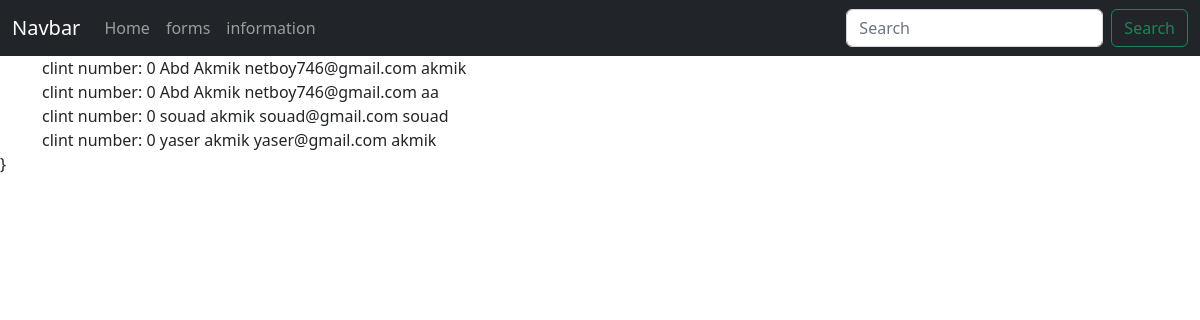
Screenshot of /information/ with the database file from the repository.
### akmik/models.py (models this page shows, shortened)
class Information(models.Model):
	First_Name = models.CharField("First Name", max_length=50)
	Last_Name = models.CharField("Last Name", max_length=50)
	Email = models.EmailField("Email")
	Password = models.CharField("Password", max_length=50)
	Re_Password = models.CharField("Re_Password", max_length=50)

### akmik/views.py (the view)
# urls.py: path("information/", views.information, name = "information"),
def information(request):
	info = Information.objects.all()
	count = 0
	return render(request,'events/information.html',{
		"information" : info,
		"count" : count
		})

### akmik/templates/events/information.html
{% extends 'events/layout.html' %}
{% block body %}
	{% for person in information %}
		clint number: {{ count }}
		{{person.First_Name}}
		{{person.Last_Name}}
		{{person.Email}}
		{{person.Password}}<br>
	{% endfor %}
{% endblock %}

### akmik/templates/events/layout.html (shortened to what this page needs)
<!doctype html>
<html lang="en">
  <head>
    <link href="https://cdn.jsdelivr.net/npm/bootstrap@5.2.3/dist/css/bootstrap.min.css" rel="stylesheet">
  </head>
  <body>
    {% include 'events/navbar.html' %}
        <div class="container">
    {% block body %}
    {% endblock %}
  </div>
    }
  </body>
</html>

### akmik/templates/events/navbar.html (shortened to what this page needs)
<nav class="navbar navbar-expand-lg bg-dark navbar-dark">
  <div class="container-fluid">
    <a class="navbar-brand" href="#">Navbar</a>
    <div class="collapse navbar-collapse" id="navbarSupportedContent">
      <ul class="navbar-nav me-auto mb-2 mb-lg-0">
        <li class="nav-item">
          <a class="nav-link" aria-current="page" href="{% url 'akmik:home' %}">Home</a>
        </li>
        <li class="nav-item">
          <a class="nav-link" aria-current="page" href="{% url 'akmik:form' %}">forms</a>
        </li>
        <li class="nav-item">
          <a class="nav-link" aria-current="page" href="{% url 'akmik:information' %}">information</a>
        </li>
      </ul>
      <form class="d-flex" role="search">
        <input class="form-control me-2" type="search" placeholder="Search" aria-label="Search">
        <button class="btn btn-outline-success" type="submit">Search</button>
      </form>
    </div>
  </div>
</nav>

### rows the page displays
Information: count "0", First_Name "Abd", Last_Name "Akmik", Email "netboy746@gmail.com", Password "akmik"
Information: count "0", First_Name "Abd", Last_Name "Akmik", Email "netboy746@gmail.com", Password "aa"
Information: count "0", First_Name "souad", Last_Name "akmik", Email "souad@gmail.com", Password "souad"
Information: count "0", First_Name "yaser", Last_Name "akmik", Email "yaser@gmail.com", Password "akmik"
